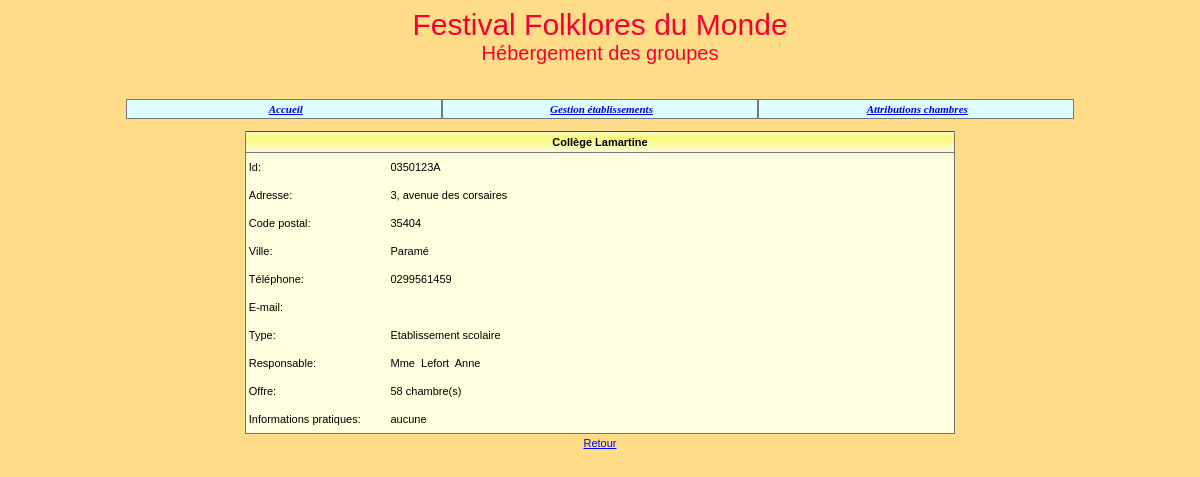
Screenshot of /codeAppliFestival/detailEtablissement.php?id=0350123A with the database file from the repository.
### tables this page shows
create table Etablissement 
(id char(8) not null, 
nom varchar(45) not null,
adresseRue varchar(45) not null, 
codePostal char(5) not null, 
ville varchar(35) not null,
tel varchar(13) not null,
adresseElectronique varchar(70),
type tinyint not null,
civiliteResponsable varchar(12) not null,
nomResponsable varchar(25) not null,
prenomResponsable varchar(25),
nombreChambresOffertes integer,
informationsPratiques blob(500),
constraint pk_Etablissement primary key(id));

### codeAppliFestival/_gestionBase.inc.php (called while the page is built, shortened)
<?php
function obtenirDetailEtablissement($connexion, $id)
{
   $req="select * from Etablissement where id='$id'";
   $rsEtab=$connexion->query($req);
   return $rsEtab->fetch(PDO::FETCH_ASSOC);
}
?>

### codeAppliFestival/detailEtablissement.php (the view, shortened to what this page needs)
<?php
include("_debut.inc.php");
include("_gestionBase.inc.php");
$connexion=connect();
$id=$_REQUEST['id'];
$lgEtab=obtenirDetailEtablissement($connexion, $id);
$nom=$lgEtab['nom'];
$adresseRue=$lgEtab['adresseRue'];
$codePostal=$lgEtab['codePostal'];
$ville=$lgEtab['ville'];
$tel=$lgEtab['tel'];
$adresseElectronique=$lgEtab['adresseElectronique'];
$type=$lgEtab['type'];
$civiliteResponsable=$lgEtab['civiliteResponsable'];
$nomResponsable=$lgEtab['nomResponsable'];
$prenomResponsable=$lgEtab['prenomResponsable'];
$nombreChambresOffertes=$lgEtab['nombreChambresOffertes'];
$informationsPratiques=$lgEtab['informationsPratiques'];
if($informationsPratiques=='')
	$informationsPratiques='aucune';
echo "
<table width='60%' cellspacing='0' cellpadding='0' align='center'
class='tabNonQuadrille'>
   <tr class='enTeteTabNonQuad'>
      <td colspan='3'>$nom</td>
   </tr>
   <tr class='ligneTabNonQuad'>
      <td  width='20%'> Id: </td>
      <td>$id</td>
   </tr>
   <tr class='ligneTabNonQuad'>
      <td> Adresse: </td>
      <td>$adresseRue</td>
   </tr>
   <tr class='ligneTabNonQuad'>
      <td> Code postal: </td>
      <td>$codePostal</td>
   </tr>
   <tr class='ligneTabNonQuad'>
      <td> Ville: </td>
      <td>$ville</td>
   </tr>
   <tr class='ligneTabNonQuad'>
      <td> Téléphone: </td>
      <td>$tel</td>
   </tr>
   <tr class='ligneTabNonQuad'>
      <td> E-mail: </td>
      <td>$adresseElectronique</td>
   </tr>
   <tr class='ligneTabNonQuad'>
      <td> Type: </td>";
      if ($type==1)
      {
         echo "<td> Etablissement scolaire </td>";
      }
      else
      {
         echo "<td> Autre établissement </td>";
      }
   echo "
   </tr>
   <tr class='ligneTabNonQuad'>
      <td> Responsable: </td>
      <td>$civiliteResponsable&nbsp; $nomResponsable&nbsp; $prenomResponsable
      </td>
   </tr>
   <tr class='ligneTabNonQuad'>
      <td> Offre: </td>
      <td>$nombreChambresOffertes&nbsp;chambre(s)</td>
   </tr>
   <tr class='ligneTabNonQuad'>
      <td> Informations pratiques: </td>
      <td>$informationsPratiques</td>
   </tr>
</table>
<table align='center'>
   <tr>
      <td align='center'><a href='listeEtablissements.php'>Retour</a>
      </td>
   </tr>
</table>";
?>

### codeAppliFestival/css/cssGeneral.css (style rules this page uses)
.basePage { background-color:#FFDD88; color:black; font:11px Arial, Helvetica, sans-serif; }
td,tr { font:11px Arial, Helvetica, sans-serif; }
table.tabNonQuadrille { background-color:#FFFFE0; border-bottom:1px solid #777777; border-right:1px solid #777777; border-left:1px solid #777777; border-top:1px #777777; color:black; }
tr.enTeteTabNonQuad td { background-image:url('../images/xpBarre.jpg'); height:21px; text-align:center; font-weight:bold; border-bottom:1px solid #777777; }
tr.ligneTabNonQuad td { background-color:#FFFFE0; height:28px; text-align:left; padding-left:3px; color:black; }

### rows the page displays
etablissement: nom "Collège Lamartine", adresseRue "3, avenue des corsaires", codePostal "35404", ville "Paramé", tel "0299561459", civiliteResponsable "Mme", nomResponsable "Lefort", prenomResponsable "Anne", nombreChambresOffertes "58", informationsPratiques "aucune"

### other values shown
$id "0350123A"
